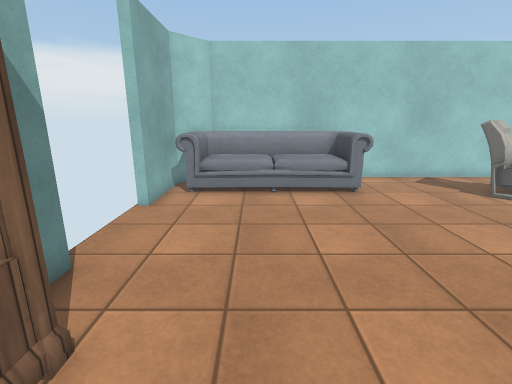
View 1 (above)

16 first-person views from a walk through a Unity game level. The camera is 1.5 m above the floor, tilts 14° down and sees 85° across. The floor is counted in squares, 0.5 m on a side. Each view is taken from the middle of a square. On the plan, view 1 faces up. The plan holds only what a view shows up to about 20 squares ahead; the rest is blank. Surface patterns are stand-ins for the level's own textures.

View 2
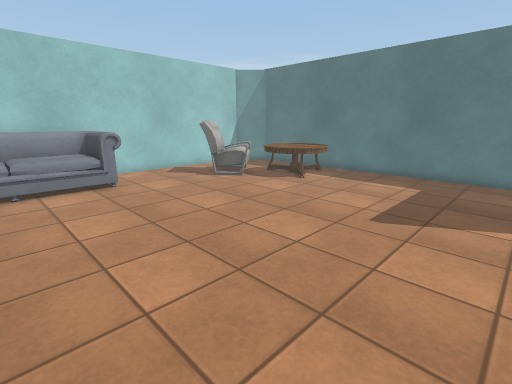

View 3
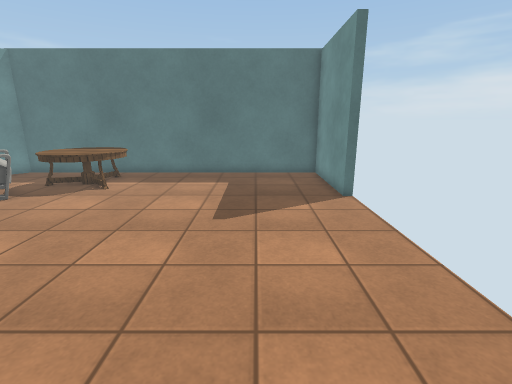

View 4
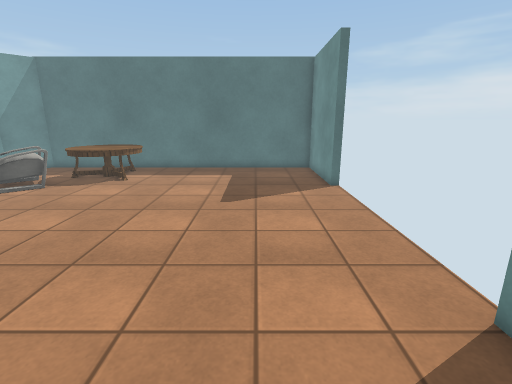

View 5
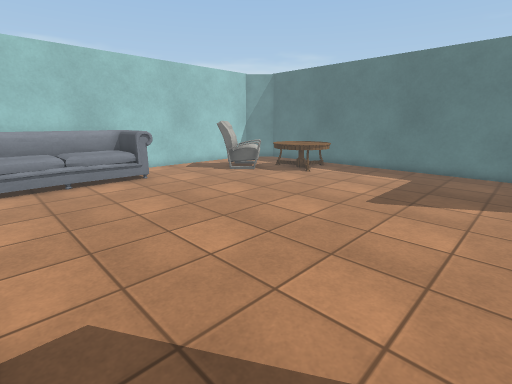

View 6
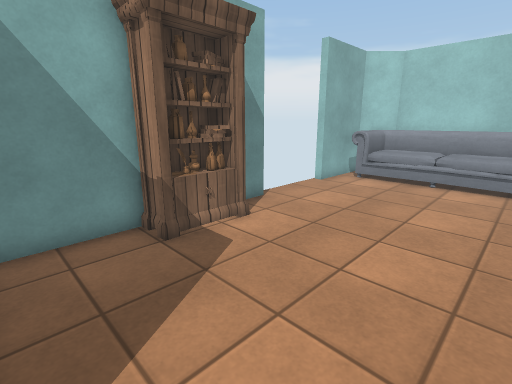

View 7
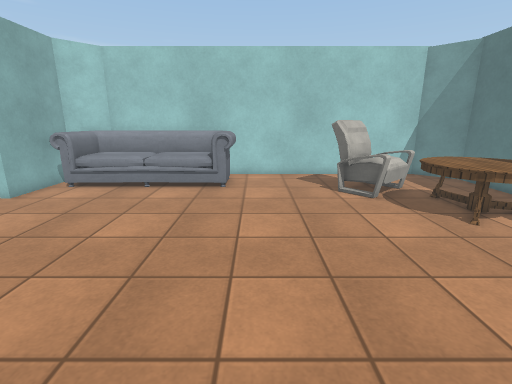

View 8
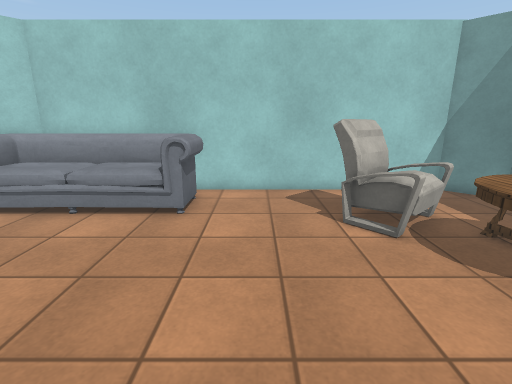

View 9
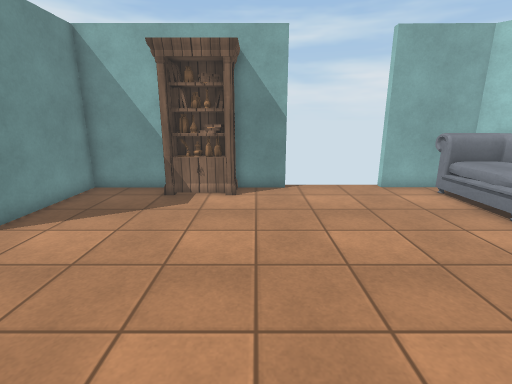

View 10
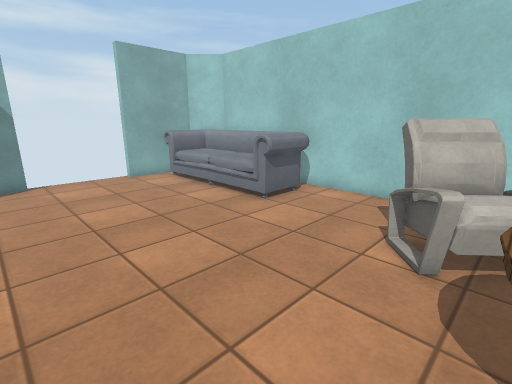

View 11
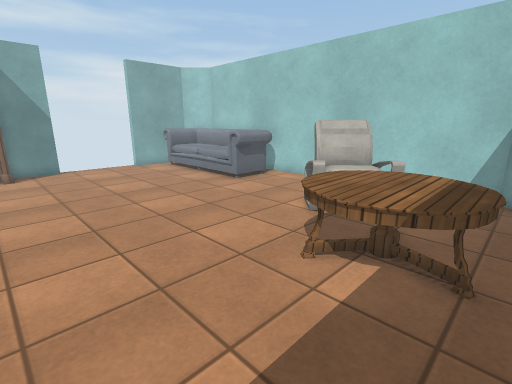

View 12
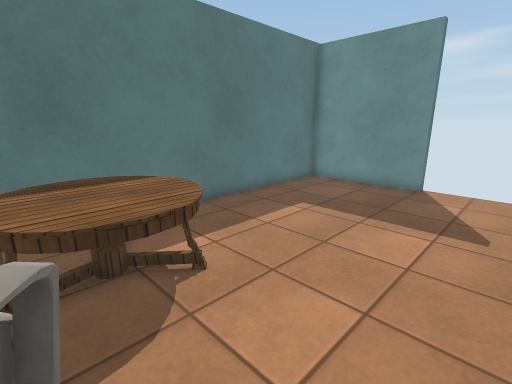

View 13
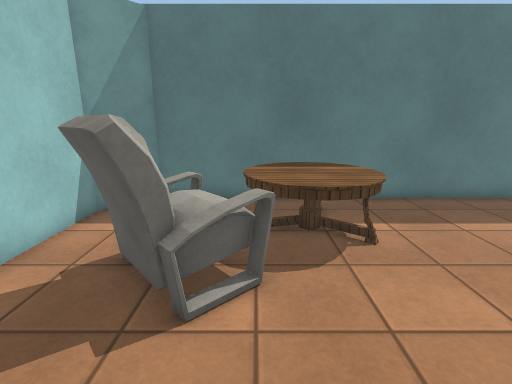

View 14
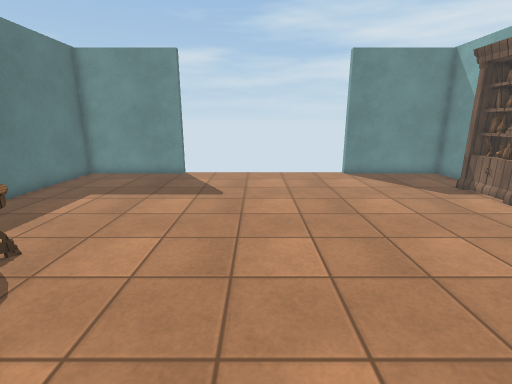

View 15
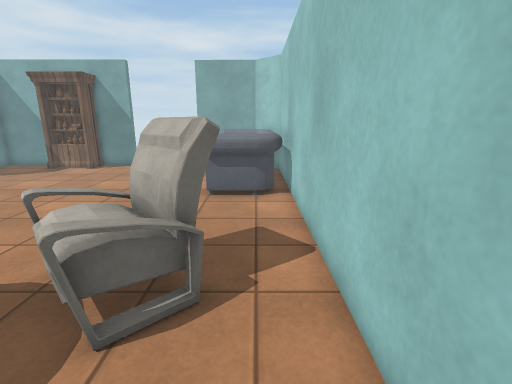

View 16
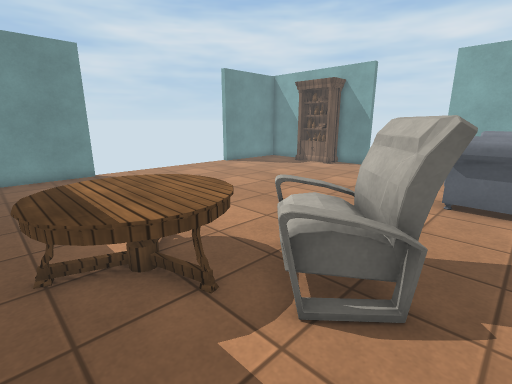

### Floor plan
Points are (right, up) in squares from view 1. A wall is a line through its corners. A room is listed if a view was taken in it or the views show most of it. See-through windows are left out.
Room 1 (views 1, 2, 3, 4, 5, 6, 7, 8, 9, 10, 11, 12, 13, 14, 15, 16)
walls: (-4.4, 5.4) (-3.9, 5.4) (-3.9, 3); (11.4, -3.7) (17, -3.7) (17, 13.8) (15.3, 15.5) (-2.4, 15.5) (-3.9, 14) (-3.9, 10) (-4.4, 10); (-3.9, 0.4) (-4, -3.7) (1.7, -3.7)
objects: other object (-3, 0) to (-3, 3); other object (-3, 12) to (5, 15); other object (10, 10) to (13, 13); table (12, 7) to (16, 10)

Positions as (right, up) in squares from view 1, and headings:
1: (0, 0), facing up
2: (0, -2), facing up-right
3: (0, 0), facing right
4: (-2, 0), facing right
5: (-2, -3), facing up-right
6: (4, -3), facing up-left
7: (6, -1), facing up
8: (7, 3), facing up
9: (9, 4), facing left
10: (12, 4), facing up-left
11: (16, 2), facing up-left
12: (8, 10), facing down-right
13: (6, 10), facing right
14: (7, 13), facing down
15: (16, 14), facing left
16: (16, 14), facing down-left
